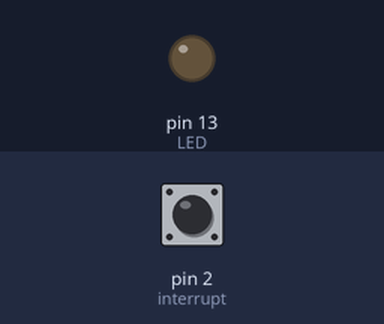
This sketch was run on a simulated Arduino Uno, built with avr-gcc and run on an emulated ATmega328P. Parts: output pins drawn as LEDs (lit = HIGH). The test bench sets the inputs (shaded band); at power-on: pin 2 (interrupt) LOW.

Above: at 1.2 s.
1.3 s: pin 2 (interrupt) pulled HIGH for 0.15 s
At 1.37 s:
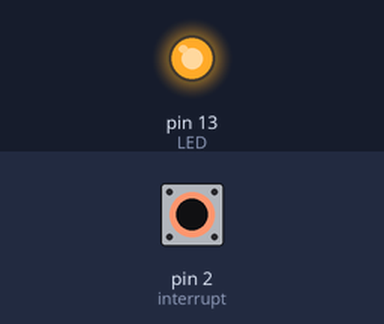
2.9 s: pin 2 (interrupt) pulled HIGH for 3.2 s
At 6.4 s:
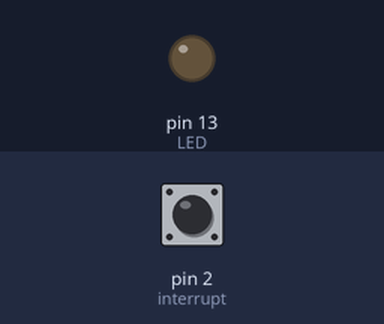
Timing chart, 0 to 7.9 s (numbered marks = the images above; inputs shaded):
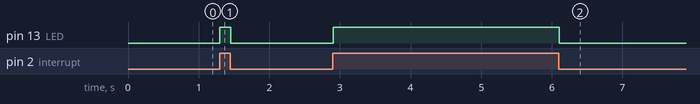

The sketch:

bottom-and-led.ino
```cpp
//
//int state = 0;
//
//void setup() {
//  pinMode(13, OUTPUT);
//}
//void loop() {
//  if (state == 0) {
//  state = 1;
//  digitalWrite(13, HIGH); // LED on
//  } else /* state == 1 */ {
//  state = 0;
//  digitalWrite(13, LOW); // LED off
//  }
//  delay(1000); // wait 1000ms = 1s
//}

//void setup() {
//  pinMode(2, INPUT);
//  Serial.begin(9600); // open serial port to host
// }
//void loop() {
//  int v = digitalRead(2); // sense voltage at pin 2
//  Serial.println(v); // send voltage to host
//  delay(1000); // wait 100ms
//}


volatile byte state = LOW; // initially button not pushed

void setup() {
  pinMode(2, INPUT); // interrupt (sensor) pin
  pinMode(13, OUTPUT); // LED (actuator) pin
  attachInterrupt(digitalPinToInterrupt(2),
  handleButton, CHANGE);
}
void loop() {
  digitalWrite(13, state);
  delay(10);
  }
  /****** interrupt handler ******/

void handleButton() {
  state = !state;
  Serial.println(state);
}
```

Measured:
- after the input at 1.3 s, pin 13 (LED): LOW → HIGH at once, → LOW 0.15 s later
- after the input at 2.9 s, pin 13 (LED): LOW → HIGH at once, → LOW 3.2 s later
